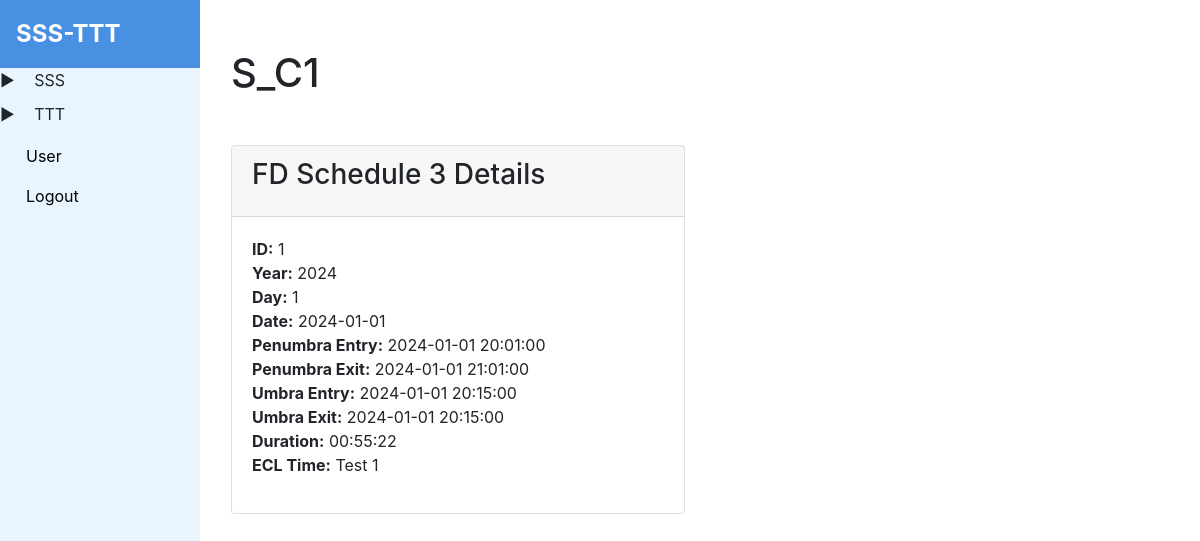
The page /fd_schedules_3/1 (signed in) on the database its author committed.
### tables this page shows
CREATE TABLE 't_fd_schedule_3' (
        id INTEGER PRIMARY KEY AUTOINCREMENT,
        year INTEGER,
        day INTEGER,
        date DATE,
        penumbra_entry DATETIME NOT NULL,
        penumbra_exit DATETIME,
        umbra_entry DATETIME,
        umbra_exit DATETIME,
        duration VARCHAR(1000),
        ECL_TIME VARCHAR(255),
        S_C VARCHAR(255)
    );

### app.py (the view)
@app.route('/fd_schedules_3/<int:fd_schedule_id>')
@check_login
def fd_schedule_3_detail(fd_schedule_id):
    data = get_record_by_table_name('t_fd_schedule_3', fd_schedule_id)
    return render_template('fd_schedule_3/fd_schedule_detail.html', fd_schedule=data, is_admin = session.get('user'))

### app.py (called while the page is built)
def check_login(f):
    @wraps(f)
    def decorated_function(*args, **kwargs):
        if session.get('user') is None:
            return redirect(url_for('login'))
        return f(*args, **kwargs)
    return decorated_function

### db_helper.py (called while the page is built)
def get_record_by_table_name(table_name: str, record_id: int):
    cursor = conn.cursor()
    cursor.execute(f'SELECT * FROM {table_name} WHERE id = {record_id}')
    result = cursor.fetchone()
    cursor.close()
    return result

### templates/fd_schedule_3/fd_schedule_detail.html (shortened to what this page needs)
{% extends 'base.html' %}
{% block content %}
  <div class="container my-5">
    <div class="row">
      <div class="col-12">
        <h1 class="text-start mb-5">{{ fd_schedule[10] }}
        </h1>
      </div>
    </div>
    <div class="row">
      <div class="col-md-6">
        <div class="card mb-4">
          <div class="card-header">
            <h3 class="card-title">FD Schedule 3 Details</h3>
          </div>
          <div class="card-body">
            <ul class="list-unstyled">
              <li><strong>ID:</strong> {{ fd_schedule[0] }}</li>
              <li><strong>Year:</strong> {{ fd_schedule[1] }}</li>
              <li><strong>Day:</strong> {{ fd_schedule[2] }}</li>
              <li><strong>Date:</strong> {{ fd_schedule[3] }}</li>
              <li><strong>Penumbra Entry:</strong> {{ fd_schedule[4] }}</li>
              <li><strong>Penumbra Exit:</strong> {{ fd_schedule[5] }}</li>
              <li><strong>Umbra Entry:</strong> {{ fd_schedule[6] }}</li>
              <li><strong>Umbra Exit:</strong> {{ fd_schedule[7] }}</li>
              <li><strong>Duration:</strong> {{ fd_schedule[8] }}</li>
              <li><strong>ECL Time:</strong> {{ fd_schedule[9] }}</li>
            </ul>
          </div>
        </div>
      </div>
    </div>
  </div>
{% endblock %}

### rows shown on the page
t_fd_schedule_3: S_C "S_C1", id "1", year "2024", day "1", date "2024-01-01", penumbra_entry "2024-01-01 20:01:00", penumbra_exit "2024-01-01 21:01:00", umbra_entry "2024-01-01 20:15:00", umbra_exit "2024-01-01 20:15:00", duration "00:55:22", ECL_TIME "Test 1"
